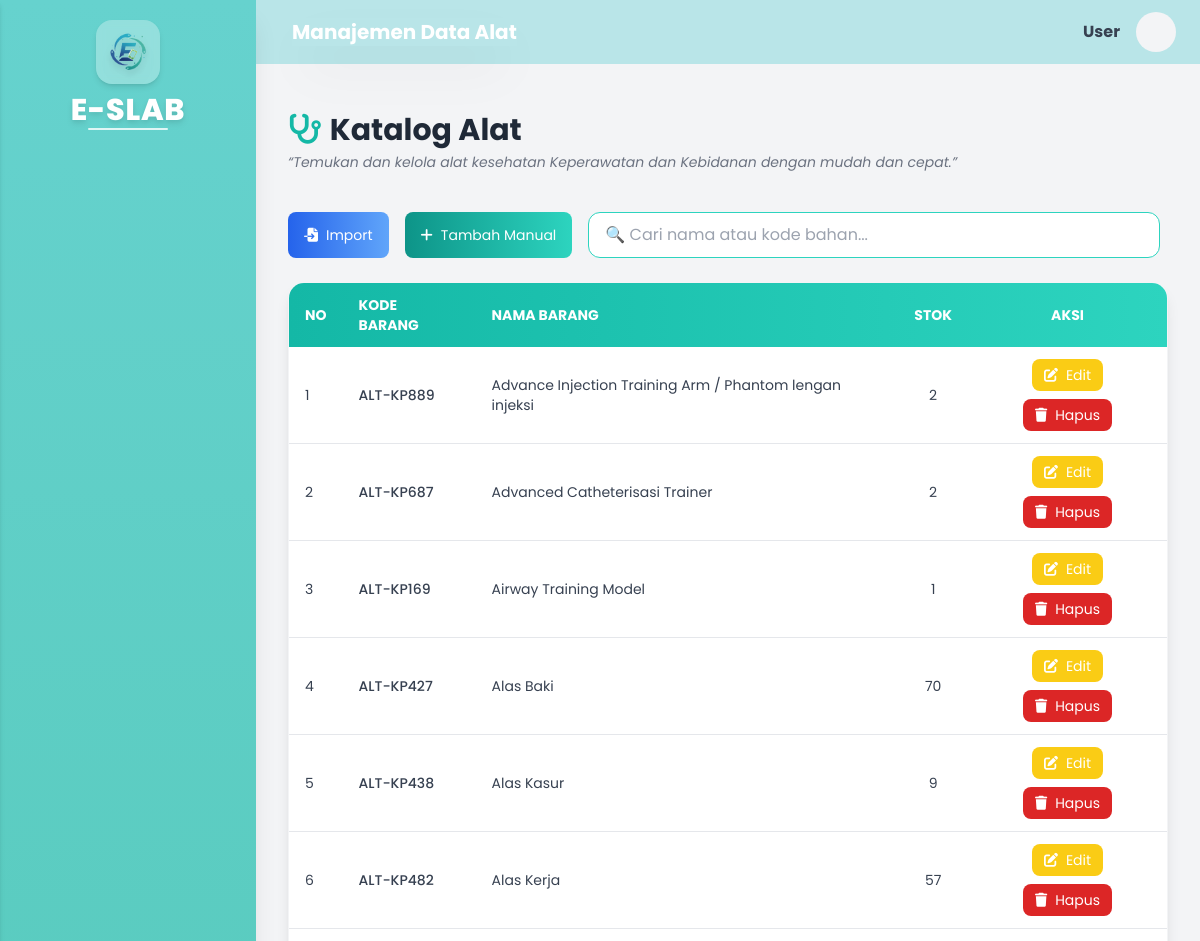
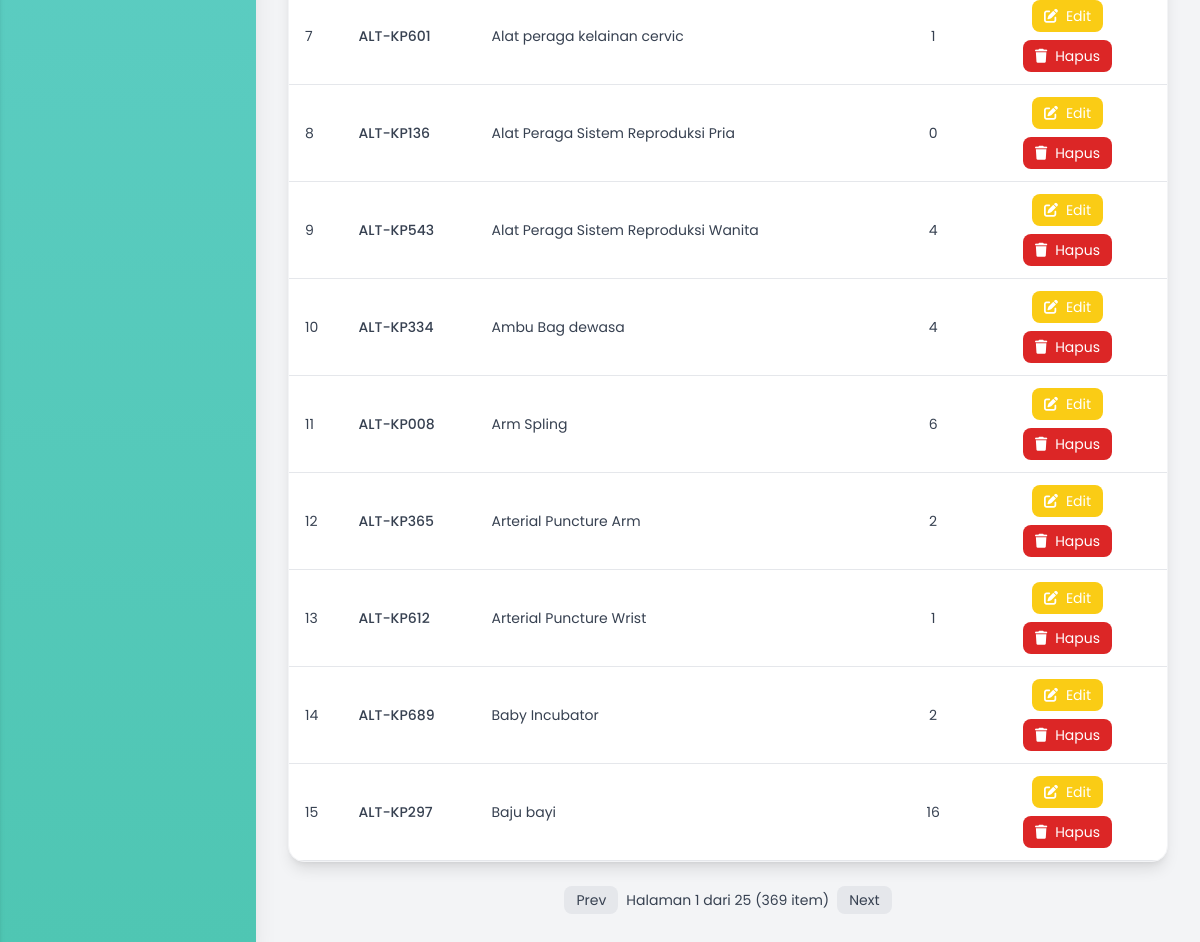
/index.php/admin/katalog_alat, run on an earlier commit of the app's database (2 pictures, top to bottom).
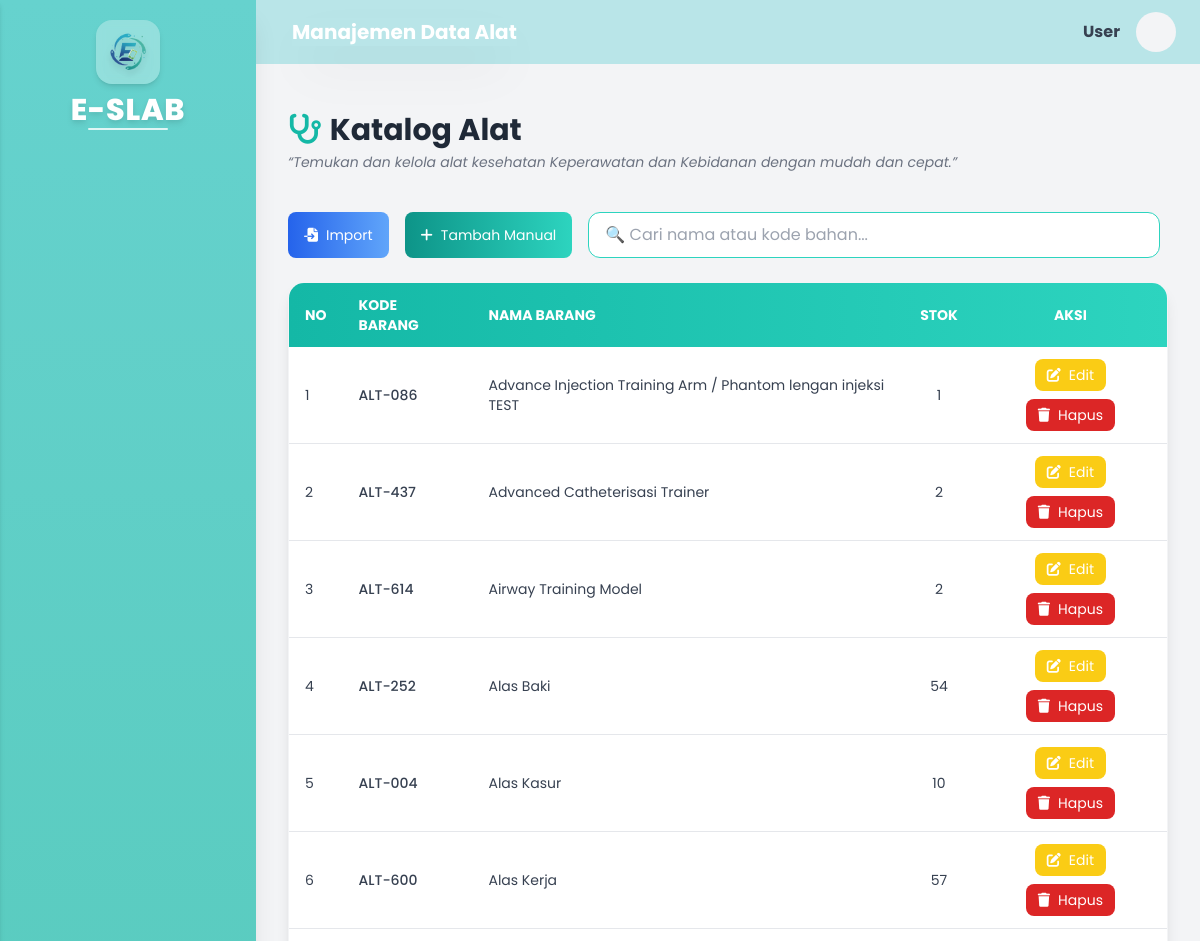
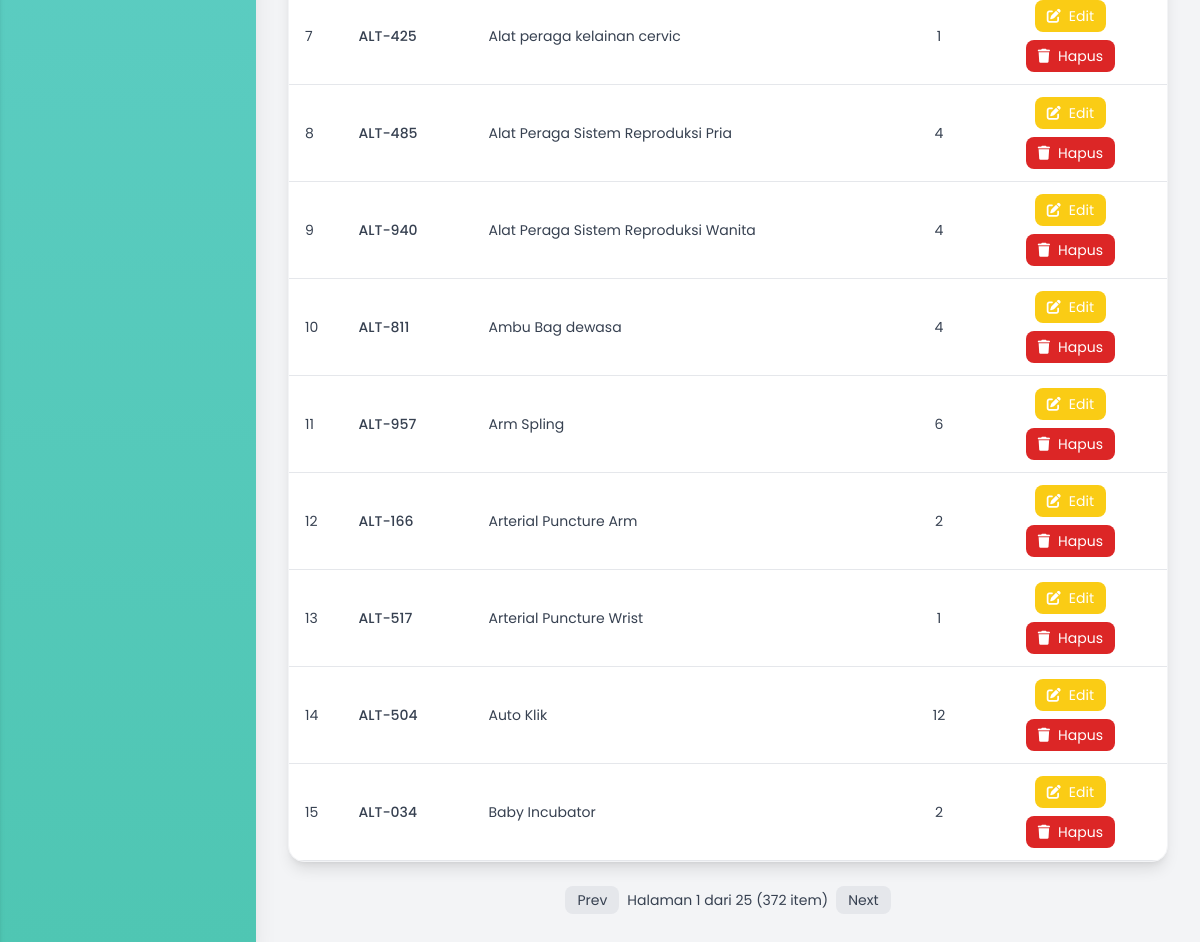
And on a later commit of the database (2 pictures, top to bottom).
### tables this page shows
CREATE TABLE `barang` (
  `id_barang` int(11) NOT NULL,
  `id_sub_kategori` int(11) NOT NULL,
  `kode_barang` varchar(50) NOT NULL,
  `nama_barang` varchar(100) NOT NULL,
  `deskripsi` text DEFAULT NULL,
  `satuan` varchar(30) DEFAULT NULL,
  `stok` int(11) NOT NULL DEFAULT 0,
  `stok_minimum` int(11) NOT NULL DEFAULT 0,
  `is_active` tinyint(1) NOT NULL DEFAULT 1,
  `created_at` timestamp NOT NULL DEFAULT current_timestamp(),
  `updated_at` timestamp NULL DEFAULT NULL ON UPDATE current_timestamp()
);

### application/controllers/admin/Katalog_Alat.php (called while the page is built, shortened)
<?php
class Katalog_alat extends CI_Controller
{
    public function __construct()
    {
        $this->load->model('Barang_model');
        $this->load->library('pagination');
        $this->load->helper('url');
    }
    public function index()
    {
        $keyword = $this->input->get('keyword');
        $data['barang'] = $this->Barang_model->get_all_alat($keyword);
        $data['keyword'] = $keyword;
        $user_name = $this->session->userdata('nama_user') ?? $this->session->userdata('username');
        $user_initial = strtoupper(substr($user_name, 0, 1));
        $data['title'] = "Manajemen Data Alat";
        $data['user_name'] = $user_name;
        $data['user_initial'] = $user_initial;
        $this->load->view('layouts/header', $data);
        $this->load->view('layouts/sidebar', $data);
        $this->load->view('admin/katalog_alat/index', $data);
        $this->load->view('layouts/footer');
    }
}

### index.php (called while the page is built, shortened)
<?php
require_once BASEPATH.'core/CodeIgniter.php';

### application/models/Barang_model.php (called while the page is built, shortened)
<?php
class Barang_model extends CI_Model
{
    public function get_all_alat($keyword = null)
    {
        $this->db->select('b.*');
        $this->db->from('barang b');
        $this->db->join('sub_kategori sk', 'sk.id_sub_kategori = b.id_sub_kategori', 'left');
        $this->db->where('sk.nama_sub', 'Alat');
        $this->db->order_by('b.nama_barang', 'ASC');
        return $this->db->get()->result();
    }
}

### application/views/admin/katalog_alat/_rows.php (the view)
<?php
$no = ($offset ?? 0) + 1;
if (empty($barang)): ?>
  <tr>
    <td colspan="5" class="text-center py-6 text-gray-500">Tidak ada data ditemukan.</td>
  </tr>
  <?php else:
  foreach ($barang as $b): ?>
    <tr class="border-b hover:bg-blue-50 transition">
      <td class="py-3 px-4"><?= $no++; ?></td>
      <td class="py-3 px-4 font-medium"><?= htmlspecialchars($b->kode_barang); ?></td>
      <td class="py-3 px-4"><?= htmlspecialchars($b->nama_barang); ?></td>
      <td class="py-3 px-4 text-center"><?= (int)$b->stok; ?></td>
      <td class="py-3 px-4 text-center">
        <div class="flex flex-wrap justify-center gap-2">
          <a href="<?= site_url('admin/katalog_alat/edit/' . $b->id_barang); ?>"
            class="flex items-center gap-2 px-3 py-1.5 bg-yellow-400 text-white text-sm rounded-lg hover:bg-yellow-500 transition">
            <i class="fa fa-edit"></i>
            <span class="hidden sm:inline">Edit</span>
          </a>
          <a href="<?= site_url('admin/katalog_alat/delete/' . $b->id_barang); ?>"
            class="flex items-center gap-2 px-3 py-1.5 bg-red-600 text-white text-sm rounded-lg hover:bg-red-700 transition btn-delete">
            <i class="fa fa-trash"></i>
            <span class="hidden sm:inline">Hapus</span>
          </a>
        </div>
      </td>
    </tr>
<?php endforeach;
endif; ?>

What changed in the data, as far as the page shows it:
no longer on this page (row edited): barang: kode_barang "ALT-KP889", nama_barang "Advance Injection Training Arm / Phantom lengan injeksi", stok "2"
no longer on this page (row edited): barang: kode_barang "ALT-KP687", nama_barang "Advanced Catheterisasi Trainer", stok "2"
no longer on this page (row edited): barang: kode_barang "ALT-KP169", nama_barang "Airway Training Model", stok "1"
no longer on this page (row edited): barang: kode_barang "ALT-KP427", nama_barang "Alas Baki", stok "70"
no longer on this page (row edited): barang: kode_barang "ALT-KP438", nama_barang "Alas Kasur", stok "9"
no longer on this page (row edited): barang: kode_barang "ALT-KP482", nama_barang "Alas Kerja", stok "57"
no longer on this page (row edited): barang: kode_barang "ALT-KP601", nama_barang "Alat peraga kelainan cervic", stok "1"
no longer on this page (row edited): barang: kode_barang "ALT-KP136", nama_barang "Alat Peraga Sistem Reproduksi Pria", stok "0"
no longer on this page (row edited): barang: kode_barang "ALT-KP543", nama_barang "Alat Peraga Sistem Reproduksi Wanita", stok "4"
no longer on this page (row edited): barang: kode_barang "ALT-KP334", nama_barang "Ambu Bag dewasa", stok "4"
no longer on this page (row edited): barang: kode_barang "ALT-KP008", nama_barang "Arm Spling", stok "6"
no longer on this page (row edited): barang: kode_barang "ALT-KP365", nama_barang "Arterial Puncture Arm", stok "2"
no longer on this page (row edited): barang: kode_barang "ALT-KP612", nama_barang "Arterial Puncture Wrist", stok "1"
no longer on this page (row edited): barang: kode_barang "ALT-KP689", nama_barang "Baby Incubator", stok "2"
no longer on this page (row edited): barang: kode_barang "ALT-KP297", nama_barang "Baju bayi", stok "16"
added barang: kode_barang "ALT-086", nama_barang "Advance Injection Training Arm / Phantom lengan injeksi TEST", stok "1"
added barang: kode_barang "ALT-437", nama_barang "Advanced Catheterisasi Trainer", stok "2"
added barang: kode_barang "ALT-614", nama_barang "Airway Training Model", stok "2"
added barang: kode_barang "ALT-252", nama_barang "Alas Baki", stok "54"
added barang: kode_barang "ALT-004", nama_barang "Alas Kasur", stok "10"
added barang: kode_barang "ALT-600", nama_barang "Alas Kerja", stok "57"
added barang: kode_barang "ALT-425", nama_barang "Alat peraga kelainan cervic", stok "1"
added barang: kode_barang "ALT-485", nama_barang "Alat Peraga Sistem Reproduksi Pria", stok "4"
added barang: kode_barang "ALT-940", nama_barang "Alat Peraga Sistem Reproduksi Wanita", stok "4"
added barang: kode_barang "ALT-811", nama_barang "Ambu Bag dewasa", stok "4"
added barang: kode_barang "ALT-957", nama_barang "Arm Spling", stok "6"
added barang: kode_barang "ALT-166", nama_barang "Arterial Puncture Arm", stok "2"
added barang: kode_barang "ALT-517", nama_barang "Arterial Puncture Wrist", stok "1"
added barang: kode_barang "ALT-504", nama_barang "Auto Klik", stok "12"
added barang: kode_barang "ALT-034", nama_barang "Baby Incubator", stok "2"
